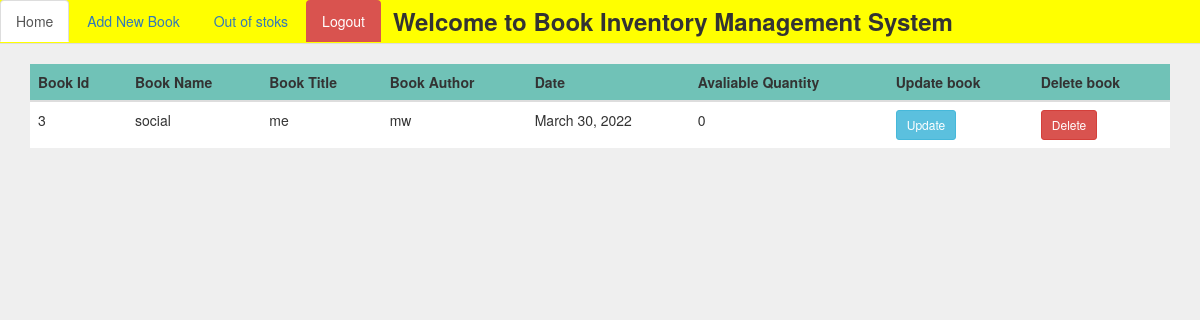
Screenshot of /library/outstoks/ (signed in) with the database file from the repository.
### Bookapp/models.py (models this page shows, shortened)
class Books(models.Model):
    bname = models.CharField(max_length=50)
    b_title = models.CharField(max_length=160)
    b_author = models.CharField(max_length=50)
    publish_date = models.DateField(default=datetime.date.today())
    total_quantity = models.BigIntegerField(max_length=5)
    aval_quantity = models.BigIntegerField(max_length=5, null=True, blank=True)

### Bookapp/views.py (the view)
# urls.py: path('outstoks/',views.outOfStoks),
def outOfStoks(request):
    if request.user.is_authenticated:
        data = Books.objects.filter(aval_quantity__lte=0)
        return render(request, 'outstoks.html', {'data': data})
    else:
        return HttpResponse("<center>Invailed user login first<br><a href="'/login/'">Login</a>")

### Bookapp/templates/outstoks.html (shortened to what this page needs)
{% extends "base.html" %}
{% block body %}
<ul class="nav nav-tabs" style="background-color:yellow;margin-top:-20px">
    <li class="active"><a href="/library/">Home</a></li>
    <li><a href="/library/create/">Add New Book</a></li>
    <li><a href="/library/outstoks/">Out of stoks</a></li>
    <li><a class="btn btn-danger" href="/logout/">Logout</a></li>
    <li style="margin-left:10px;margin-top:-12px"><h3><b>
        Welcome to Book Inventory Management System</b></h3></li>
</ul>
<div class="container" style="margin-top:20px">
    <table class="table table-hover" style="background-color:white;">
        <thead style="background-color:#1989;">
        <tr>
            <th>Book Id</th>
            <th>Book Name</th>
            <th>Book Title</th>
            <th>Book Author</th>
            <th>Date</th>
            <th>Avaliable Quantity</th>
            <th>Update book</th>
            <th>Delete book</th>
        </tr>
        </thead>
        {% for i in data %}
        <tbody>
        <tr>
            <td>{{i.id}}</td>
            <td>{{i.bname}}</td>
            <td>{{i.b_title}}</td>
            <td>{{i.b_author}}</td>
            <td>{{i.publish_date}}</td>
            <td>{{i.aval_quantity}}</td>
            <td><a class="btn btn-info btn-sm" href="/library/edit/{{i.id}}">Update</a></td>
            <td><a class="btn btn-danger btn-sm" href="/library/deleteBook/{{i.id}}">Delete</a></td>
        </tr>
        </tbody>
        {% endfor %}
    </table>
</div>
{% endblock %}

### rows the page displays
Books: id "3", bname "social", b_title "me", b_author "mw", publish_date "March 30, 2022", aval_quantity "0"
